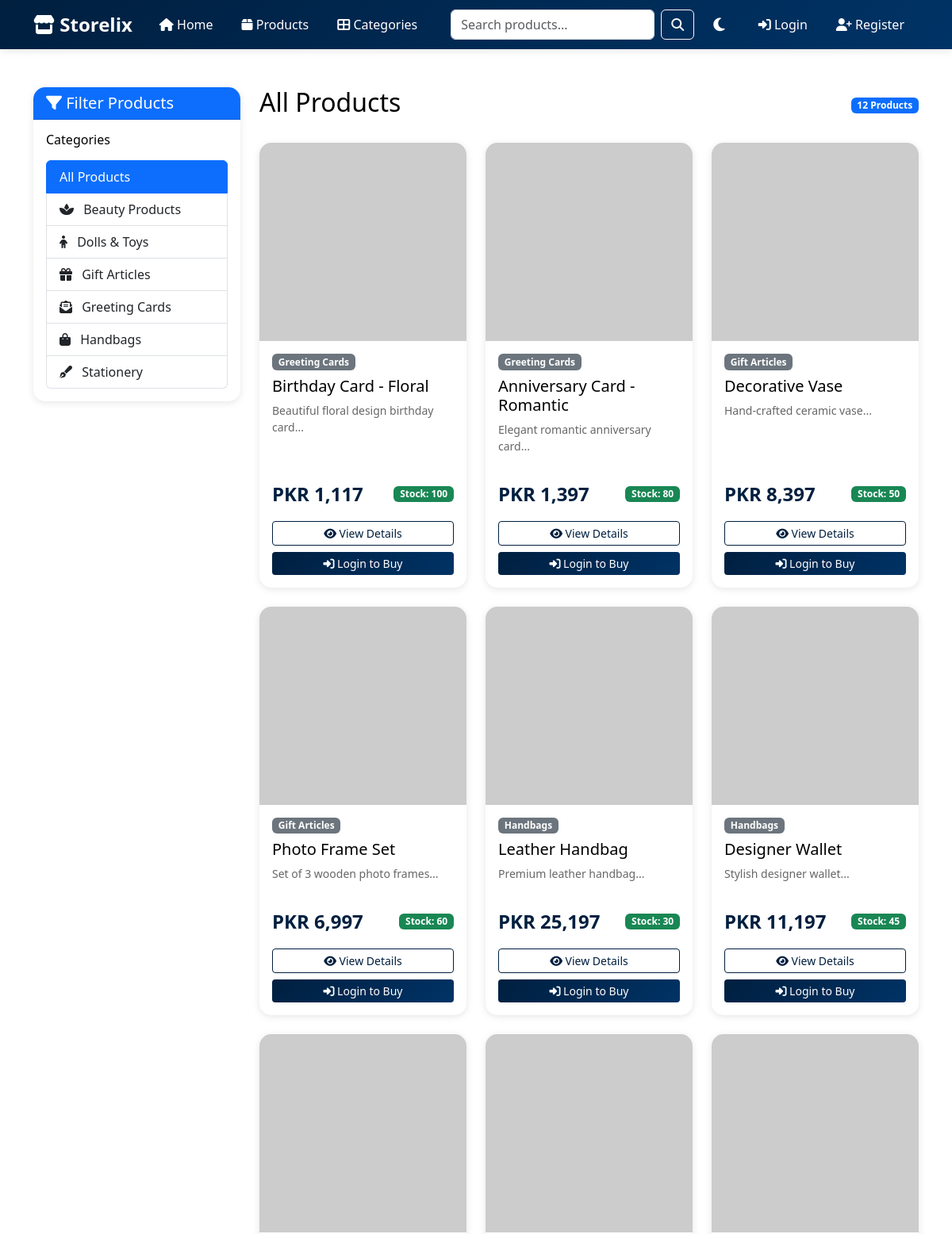
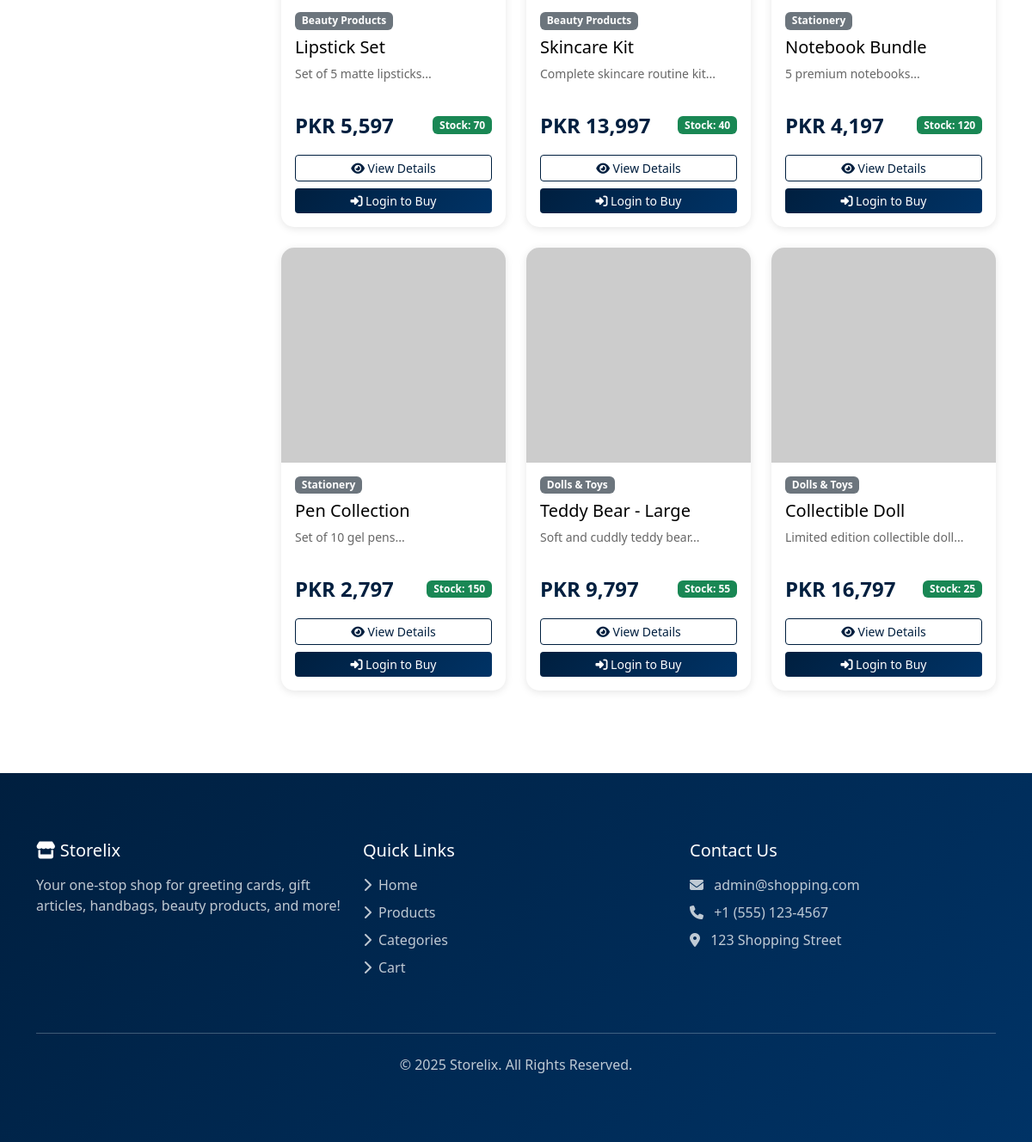
/products.php, run on the app's committed database (2 pictures, top to bottom).
### tables this page shows
CREATE TABLE IF NOT EXISTS categories (
    id INT AUTO_INCREMENT PRIMARY KEY,
    name VARCHAR(100) NOT NULL,
    description TEXT,
    image VARCHAR(255),
    created_at TIMESTAMP DEFAULT CURRENT_TIMESTAMP
);

CREATE TABLE IF NOT EXISTS products (
    id INT AUTO_INCREMENT PRIMARY KEY,
    category_id INT,
    name VARCHAR(200) NOT NULL,
    description TEXT,
    price DECIMAL(10, 2) NOT NULL,
    stock INT DEFAULT 0,
    image VARCHAR(255),
    featured TINYINT(1) DEFAULT 0,
    created_at TIMESTAMP DEFAULT CURRENT_TIMESTAMP,
    updated_at TIMESTAMP DEFAULT CURRENT_TIMESTAMP ON UPDATE CURRENT_TIMESTAMP,
    FOREIGN KEY (category_id) REFERENCES categories(id) ON DELETE SET NULL
);

### includes/db.php (called while the page is built, shortened)
<?php
class Database {
    private $conn;
    public function __construct() {
        try {
            $this->conn = new mysqli(DB_HOST, DB_USER, DB_PASS, DB_NAME);
            $this->conn->options(MYSQLI_OPT_CONNECT_TIMEOUT, 30);
            $this->conn->options(MYSQLI_OPT_READ_TIMEOUT, 30);
            $this->conn->set_charset("utf8mb4");
        } catch (Exception $e) {
            die("Database Error: " . $e->getMessage());
        }
    }
    public function query($sql) {
        $result = $this->conn->query($sql);
        return $result;
    }
}
$db = new Database();
?>

### includes/functions.php (called while the page is built, shortened)
<?php
require_once 'db.php';
function isLoggedIn() {
    return isset($_SESSION['user_id']);
}
function getProducts($category_id = null, $featured = false, $limit = null) {
    global $db;
    $sql = "SELECT p.*, c.name as category_name FROM products p
            LEFT JOIN categories c ON p.category_id = c.id WHERE 1=1";
    $sql .= " ORDER BY p.created_at DESC";
    $result = $db->query($sql);
    return $result->fetch_all(MYSQLI_ASSOC);
}
function getCategories() {
    global $db;
    $result = $db->query("SELECT * FROM categories ORDER BY name ASC");
    return $result->fetch_all(MYSQLI_ASSOC);
}
function formatPrice($price) {
    $pkr_price = $price * 280;
    return 'PKR ' . number_format($pkr_price, 0);
}
function getCategoryIcon($category_name) {
    $icons = [
        'Greeting Cards' => 'fas fa-envelope-open-text',
        'Gift Articles' => 'fas fa-gift',
        'Handbags' => 'fas fa-shopping-bag',
        'Beauty Products' => 'fas fa-spa',
        'Stationery' => 'fas fa-pen-fancy',
        'Dolls & Toys' => 'fas fa-child'
    ];
    return $icons[$category_name] ?? 'fas fa-gift';
}
?>

### products.php (the view, shortened to what this page needs)
<?php
include 'includes/header.php';
$category_id = isset($_GET['category']) ? intval($_GET['category']) : null;
$search = isset($_GET['search']) ? sanitizeInput($_GET['search']) : '';
if ($search) {
    $products = searchProducts($search);
    $page_heading = 'Search Results: ' . htmlspecialchars($search);
} elseif ($category_id) {
    $products = getProducts($category_id);
    $category = getCategoryById($category_id);
    $page_heading = $category ? $category['name'] : 'Products';
} else {
    $products = getProducts();
    $page_heading = 'All Products';
}
$categories = getCategories();
?>
<div class="container my-5">
    <div class="row">
        <div class="col-md-3">
            <div class="card">
                <div class="card-header bg-primary text-white">
                    <h5 class="mb-0"><i class="fas fa-filter"></i> Filter Products</h5>
                </div>
                <div class="card-body">
                    <h6 class="mb-3">Categories</h6>
                    <div class="list-group">
                        <a href="products.php" class="list-group-item list-group-item-action <?php echo !$category_id ? 'active' : ''; ?>">
                            All Products
                        </a>
                        <?php foreach ($categories as $cat): ?>
                            <a href="products.php?category=<?php echo $cat['id']; ?>"
                               class="list-group-item list-group-item-action <?php echo $category_id == $cat['id'] ? 'active' : ''; ?>">
                                <i class="<?php echo getCategoryIcon($cat['name']); ?> me-2"></i>
                                <?php echo htmlspecialchars($cat['name']); ?>
                            </a>
                        <?php endforeach; ?>
                    </div>
                </div>
            </div>
        </div>
        <div class="col-md-9">
            <div class="d-flex justify-content-between align-items-center mb-4">
                <h2><?php echo $page_heading; ?></h2>
                <span class="badge bg-primary"><?php echo count($products); ?> Products</span>
            </div>
            <?php if (empty($products)): ?>
                <div class="alert alert-info text-center">
                    <i class="fas fa-info-circle"></i> No products found.
                </div>
            <?php else: ?>
                <div class="row g-4">
                    <?php foreach ($products as $product): ?>
                        <div class="col-md-4">
                            <div class="card h-100">
                                <img src="<?php echo $product['image'] ? 'uploads/' . $product['image'] : 'https://via.placeholder.com/300x250?text=' . urlencode($product['name']); ?>"
                                     class="card-img-top" alt="<?php echo htmlspecialchars($product['name']); ?>">
                                <div class="card-body d-flex flex-column">
                                    <span class="badge bg-secondary mb-2 align-self-start">
                                        <?php echo htmlspecialchars($product['category_name']); ?>
                                    </span>
                                    <h5 class="card-title"><?php echo htmlspecialchars($product['name']); ?></h5>
                                    <p class="card-text text-muted small flex-grow-1">
                                        <?php echo htmlspecialchars(substr($product['description'], 0, 100)) . '...'; ?>
                                    </p>
                                    <div class="d-flex justify-content-between align-items-center mt-3">
                                        <span class="product-price"><?php echo formatPrice($product['price']); ?></span>
                                        <?php if ($product['stock'] > 0): ?>
                                            <span class="badge bg-success">Stock: <?php echo $product['stock']; ?></span>
                                        <?php else: ?>
                                            <span class="badge bg-danger">Out of Stock</span>
                                        <?php endif; ?>
                                    </div>
                                    <div class="mt-3">
                                        <a href="product-detail.php?id=<?php echo $product['id']; ?>" class="btn btn-outline-primary btn-sm w-100 mb-2">
                                            <i class="fas fa-eye"></i> View Details
                                        </a>
                                        <?php if (isLoggedIn() && $product['stock'] > 0): ?>
                                            <form action="cart-action.php" method="POST" class="d-inline w-100">
                                                <input type="hidden" name="action" value="add">
                                                <input type="hidden" name="product_id" value="<?php echo $product['id']; ?>">
                                                <button type="submit" class="btn btn-primary btn-sm w-100" onclick="addToCartAnimation(this)">
                                                    <i class="fas fa-cart-plus"></i> Add to Cart
                                                </button>
                                            </form>
                                        <?php elseif (!isLoggedIn()): ?>
                                            <a href="login.php" class="btn btn-primary btn-sm w-100">
                                                <i class="fas fa-sign-in-alt"></i> Login to Buy
                                            </a>
                                        <?php endif; ?>
                                    </div>
                                </div>
                            </div>
                        </div>
                    <?php endforeach; ?>
                </div>
            <?php endif; ?>
        </div>
    </div>
</div>
<?php include 'includes/footer.php'; ?>

### includes/header.php (style rules this page uses)
:root { --primary-color: #001f3f; --secondary-color: #003366; --dark-color: #333; --light-color: #f8f9fa; --bg-color: #ffffff; --text-color: #000000; --card-bg: #ffffff; --navbar-bg: linear-gradient(135deg, var(--primary-color), var(--secondary-color)); --navbar-text: white; --footer-bg: linear-gradient(135deg, var(--primary-color), var(--secondary-color)); --footer-text: white; --hero-bg: linear-gradient(135deg, var(--primary-color), var(--secondary-color)); }
body { font-family: 'Segoe UI', Tahoma, Geneva, Verdana, sans-serif; min-height: 100vh; display: flex; flex-direction: column; background-color: var(--bg-color); color: var(--text-color); transition: background-color 0.3s, color 0.3s; }
.card { background-color: var(--card-bg); color: var(--text-color); border: 1px solid rgba(0,0,0,0.1); }
.card .card-title { color: var(--text-color); }
.card .card-text { color: var(--text-color); }
.card .text-muted { color: rgba(0,0,0,0.6) !important; }
.btn-primary { background-color: var(--primary-color); border-color: var(--primary-color); }
.btn-outline-primary { color: var(--primary-color); border-color: var(--primary-color); }
.btn-primary { background: linear-gradient(135deg, var(--primary-color), var(--secondary-color)); border: none; }
.card { border: none; border-radius: 15px; overflow: hidden; transition: all 0.3s; box-shadow: 0 2px 10px rgba(0,0,0,0.1); background-color: var(--card-bg); color: var(--text-color); }
.card-img-top { height: 250px; object-fit: cover; }
.product-price { color: var(--primary-color); font-size: 1.5rem; font-weight: bold; }

### data on the page
categories: name "Beauty Products"
categories: name "Dolls & Toys"
categories: name "Gift Articles"
categories: name "Greeting Cards"
categories: name "Handbags"
categories: name "Stationery"
products: category.name "Greeting Cards", name "Birthday Card - Floral", description "Beautiful floral design birthday card", price "PKR 1,117", stock "100"
products: category.name "Greeting Cards", name "Anniversary Card - Romantic", description "Elegant romantic anniversary card", price "PKR 1,397", stock "80"
products: category.name "Gift Articles", name "Decorative Vase", description "Hand-crafted ceramic vase", price "PKR 8,397", stock "50"
products: category.name "Gift Articles", name "Photo Frame Set", description "Set of 3 wooden photo frames", price "PKR 6,997", stock "60"
products: category.name "Handbags", name "Leather Handbag", description "Premium leather handbag", price "PKR 25,197", stock "30"
products: category.name "Handbags", name "Designer Wallet", description "Stylish designer wallet", price "PKR 11,197", stock "45"
products: category.name "Beauty Products", name "Lipstick Set", description "Set of 5 matte lipsticks", price "PKR 5,597", stock "70"
products: category.name "Beauty Products", name "Skincare Kit", description "Complete skincare routine kit", price "PKR 13,997", stock "40"
products: category.name "Stationery", name "Notebook Bundle", description "5 premium notebooks", price "PKR 4,197", stock "120"
products: category.name "Stationery", name "Pen Collection", description "Set of 10 gel pens", price "PKR 2,797", stock "150"
products: category.name "Dolls & Toys", name "Teddy Bear - Large", description "Soft and cuddly teddy bear", price "PKR 9,797", stock "55"
products: category.name "Dolls & Toys", name "Collectible Doll", description "Limited edition collectible doll", price "PKR 16,797", stock "25"

### other printed values
SITE_NAME "Storelix"
$page_heading "All Products"
count($products) "12"
ADMIN_EMAIL "admin@shopping.com"
